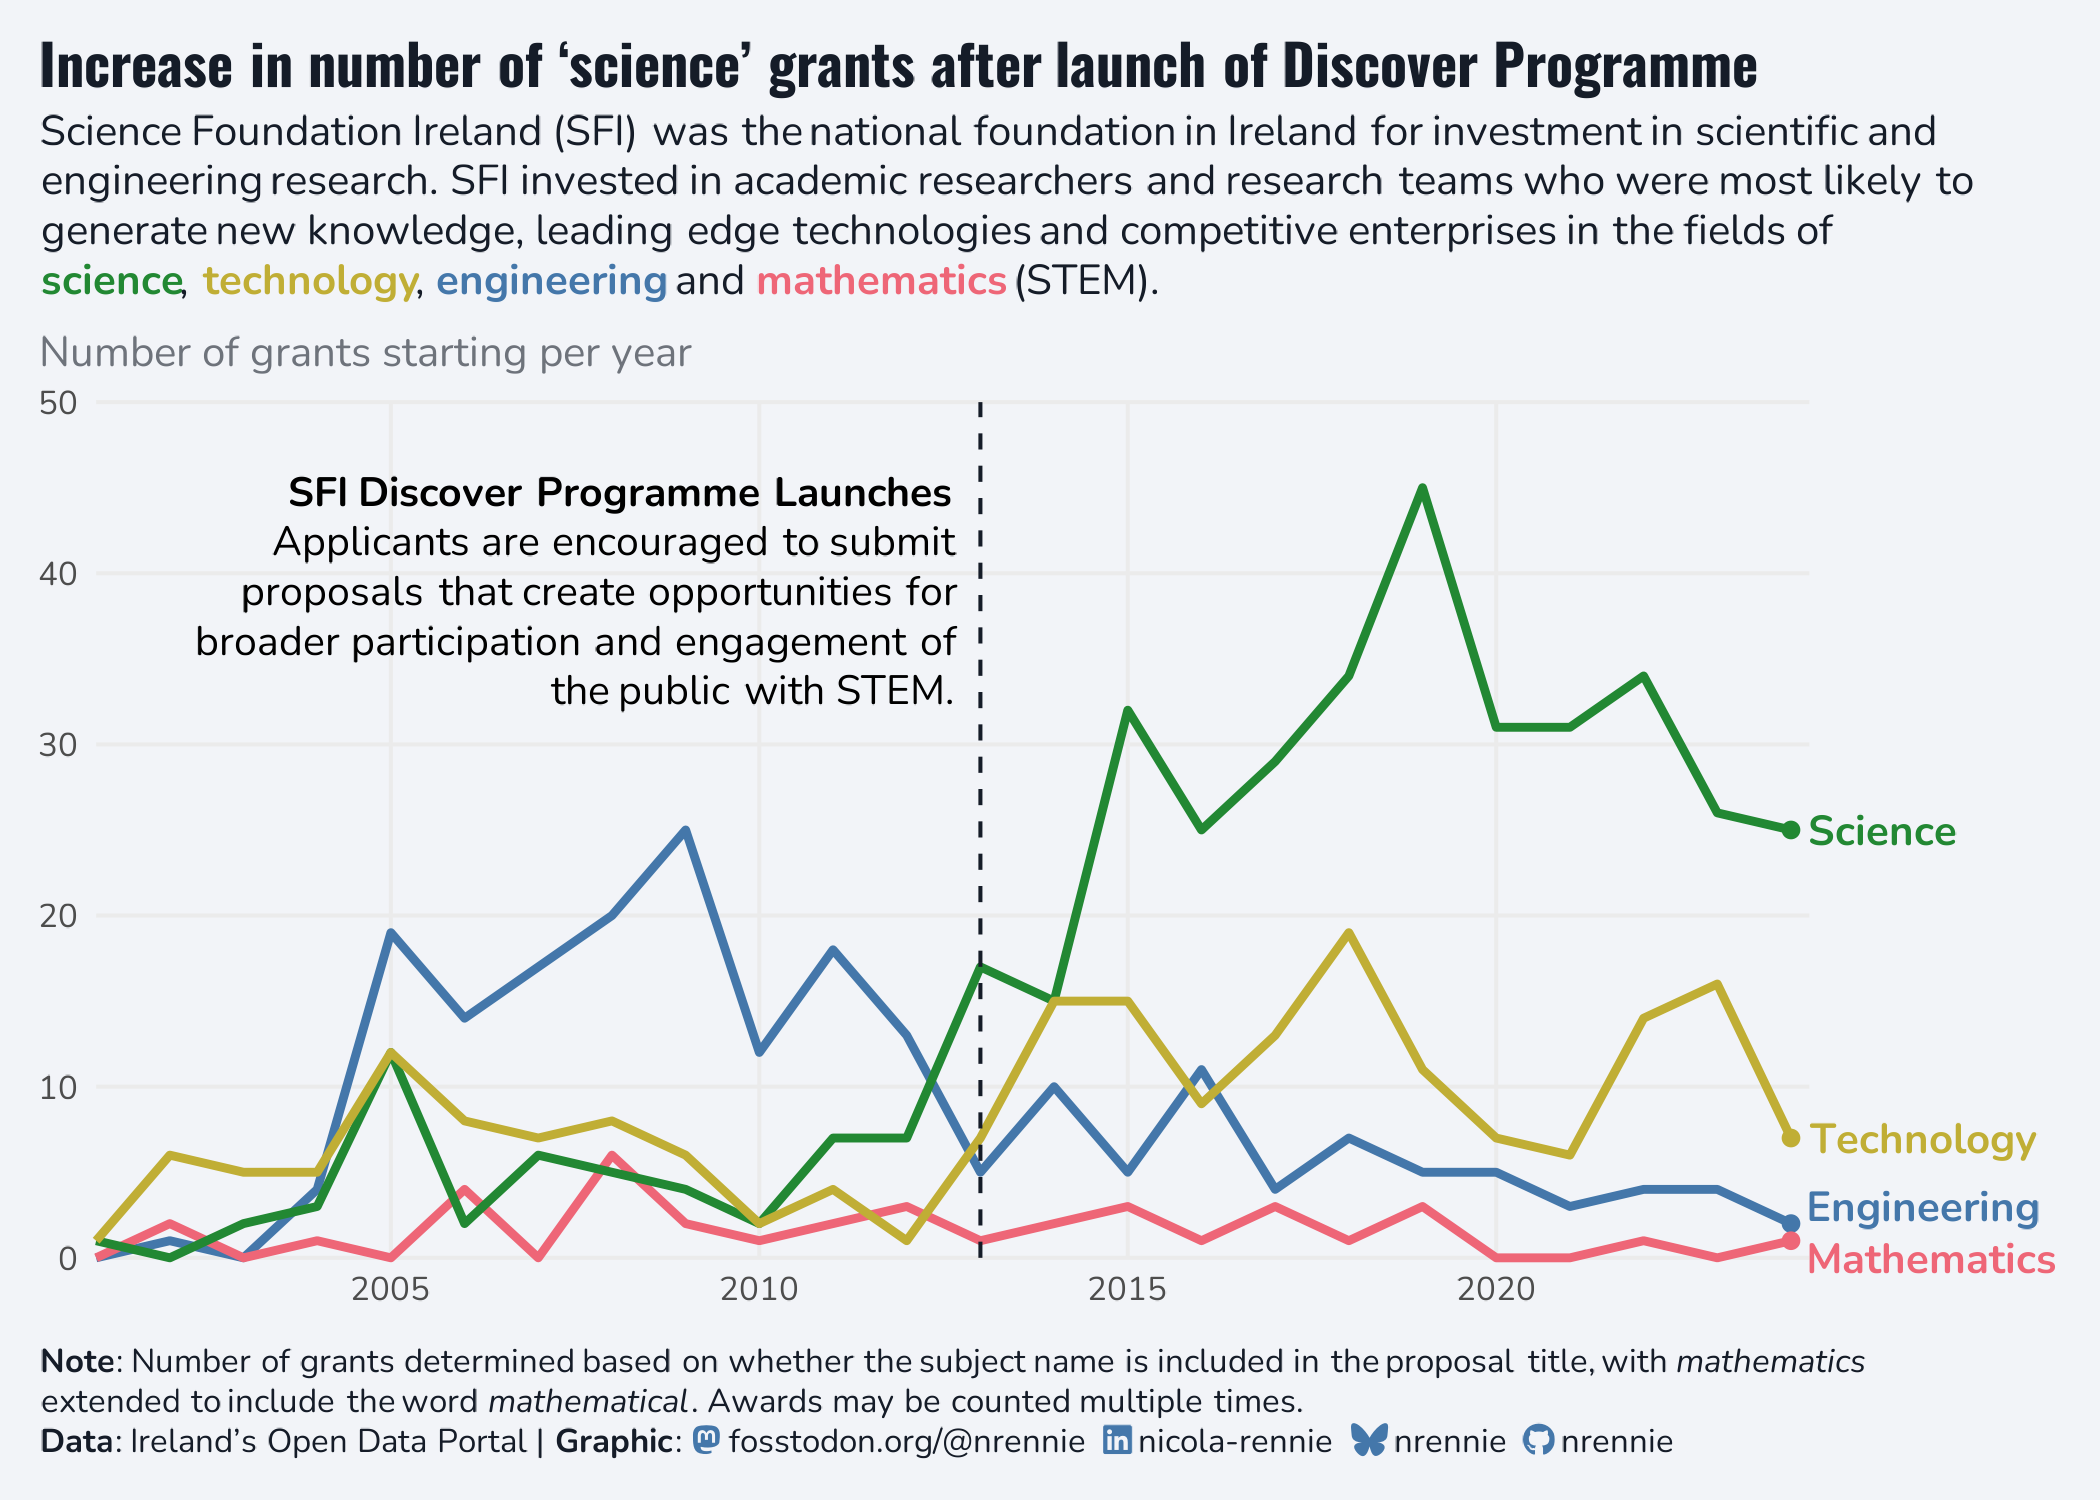

Reproduce this figure in R.
# Load packages -----------------------------------------------------------

library(tidyverse)
library(showtext)
library(ggtext)
library(nrBrand)
library(glue)
library(ggview)


# Load data ---------------------------------------------------------------

tuesdata <- tidytuesdayR::tt_load("2026-02-24")
sfi_grants <- tuesdata$sfi_grants


# Load fonts --------------------------------------------------------------

font_add_google("Oswald")
font_add_google("Nunito")
showtext_auto()
showtext_opts(dpi = 300)
title_font <- "Oswald"
body_font <- "Nunito"


# Define colours and fonts-------------------------------------------------

bg_col <- "#F2F4F8"
text_col <- "#151C28"
highlight_col <- "#7F055F"


# Data wrangling ----------------------------------------------------------

plot_data <- sfi_grants |>
  drop_na(proposal_title) |> 
  mutate(
    start_year = year(start_date),
    science = str_detect(str_to_lower(proposal_title), "science"),
    technology = str_detect(str_to_lower(proposal_title), "technology"),
    engineering = str_detect(str_to_lower(proposal_title), "engineering"),
    mathematics = str_detect(str_to_lower(proposal_title), "mathematics|mathematical")
  ) |>
  select(start_year, science:mathematics) |>
  pivot_longer(-start_year, names_to = "subject") |>
  group_by(start_year, subject) |>
  summarise(n = sum(value)) |>
  ungroup() |> 
  filter(start_year < 2025)

col_palette <- c('#4477AA', '#EE6677', '#228833', '#C0AE35')
names(col_palette) <- unique(plot_data$subject)


# Define text -------------------------------------------------------------

social <- nrBrand::social_caption(
  bg_colour = bg_col,
  icon_colour = col_palette[1],
  font_colour = text_col,
  font_family = body_font
)
title <- "Increase in number of 'science' grants after launch of Discover Programme"
st <- glue("Science Foundation Ireland (SFI) was the national foundation in Ireland for investment in scientific and engineering research. SFI invested in academic researchers and research teams who were most likely to generate new knowledge, leading edge technologies and competitive enterprises in the fields of <span style='color:{col_palette[[\"science\"]]};'>**science**</span>, <span style='color:{col_palette[[\"technology\"]]};'>**technology**</span>, <span style='color:{col_palette[[\"engineering\"]]};'>**engineering**</span> and <span style='color:{col_palette[[\"mathematics\"]]};'>**mathematics**</span> (STEM).")
cap <- paste0("**Note**: Number of grants determined based on whether the subject name is included in the proposal title, with *mathematics* extended to include the word *mathematical*. Awards may be counted multiple times.<br>", source_caption(source = "Ireland's Open Data Portal", graphic = social, sep = " | "))


# Plot --------------------------------------------------------------------

ggplot(
  data = plot_data,
  mapping = aes(x = start_year, y = n, colour = subject)
) +
  geom_line(linewidth = 1) +
  geom_point(
    data = filter(plot_data, start_year == 2024),
    size = 1.5
  ) +
  geom_text(
    data = plot_data |> 
      filter(start_year == 2024) |> 
      mutate(n = case_when(subject == "mathematics" ~ n - 1, 
                           subject == "engineering" ~ n + 1,
                           TRUE ~ n)),
    mapping = aes(x = start_year + 0.25, label = str_to_title(subject)),
    hjust = 0,
    fontface = "bold"
  ) +
  geom_textbox(
    data = data.frame(x = 2013, y = 47, label = "**SFI Discover Programme Launches**<br>Applicants are encouraged to submit proposals that create opportunities for broader participation and engagement of the public with STEM."),
    mapping = aes(x = x, y = y, label = label),
    fill = "transparent",
    box.colour = "transparent",
    family = body_font,
    inherit.aes = FALSE,
    hjust = 1, halign = 1,
    valign = 1, vjust = 1,
    size = 3.5,
    minwidth = unit(2.8, "in")
  ) +
  geom_vline(xintercept = 2013, linetype = "dashed",
             colour = text_col) +
  labs(x = NULL, y = "Number of grants starting per year", title = title,
       subtitle = st, caption = cap) +
  scale_y_continuous(limits = c(0, 50)) +
  scale_colour_manual(values = col_palette) +
  coord_cartesian(expand = FALSE, clip = "off") +
  theme_minimal(base_size = 10, base_family = body_font) +
  theme(
    legend.position = "none",
    plot.margin = margin(10, 70, 10, 10),
    plot.title.position = "plot",
    plot.caption.position = "plot",
    plot.background = element_rect(fill = bg_col, colour = bg_col),
    panel.background = element_rect(fill = bg_col, colour = bg_col),
    plot.title = element_textbox_simple(
      colour = text_col,
      hjust = 0,
      halign = 0,
      margin = margin(b = 5, t = 0),
      family = title_font,
      face = "bold",
      size = rel(1.35)
    ),
    plot.subtitle = element_textbox_simple(
      colour = text_col,
      hjust = 0,
      halign = 0,
      margin = margin(b = 30, t = 5),
      family = body_font,
      width = 1.1
    ),
    plot.caption = element_textbox_simple(
      colour = text_col,
      hjust = 0,
      halign = 0,
      margin = margin(b = 0, t = 10),
      family = body_font,
      width = 1.1
    ),
    strip.text = element_textbox_simple(
      face = "bold",
      margin = margin(t = 10),
      size = rel(0.9)
    ),
    panel.grid.minor = element_blank(),
    axis.title.y.left = element_text(angle = 0, 
                                     vjust = 1.08,
                                     margin = margin(r = -157),
                                     colour = alpha(text_col, 0.6))
  ) +
  canvas(
    width = 7, height = 5,
    units = "in", bg = bg_col,
    dpi = 300
  ) -> p


# Save --------------------------------------------------------------------

save_ggplot(
  plot = p,
  file = file.path("2026", "2026-02-24", paste0("20260224", ".png"))
)
